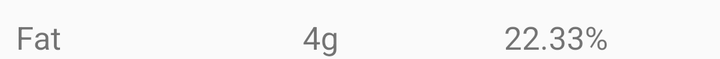
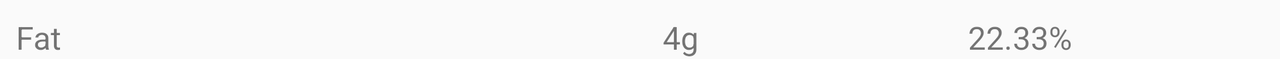

Two renders of one Android screen. The first uses the default layout on a phone; the second uses the alternative layout the repository ships for a different screen configuration, on a matching device. The two XML files are below.
<!-- AndroidManifest.xml: application theme AppTheme -->
<!-- res/layout/nutrient_list_item.xml -->
<?xml version="1.0" encoding="utf-8"?>
<android.support.constraint.ConstraintLayout xmlns:android="http://schemas.android.com/apk/res/android"
    xmlns:app="http://schemas.android.com/apk/res-auto"
    xmlns:tools="http://schemas.android.com/tools"
    android:layout_width="match_parent"
    android:layout_height="wrap_content">

    <TextView
        android:id="@+id/nutrient_title"
        android:layout_width="wrap_content"
        android:layout_height="wrap_content"
        android:layout_marginStart="@dimen/nutrient_margin"
        android:layout_marginTop="@dimen/nutrient_margin"
        android:textSize="@dimen/fragment_list_item_size"
        app:layout_constraintStart_toStartOf="parent"
        app:layout_constraintTop_toTopOf="parent"
        tools:text="Fat" />

    <TextView
        android:id="@+id/total_nutrient"
        android:layout_width="wrap_content"
        android:layout_height="wrap_content"
        android:layout_marginEnd="@dimen/nutrient_margin"
        android:layout_marginStart="@dimen/nutrient_margin"
        android:layout_marginTop="@dimen/nutrient_margin"
        android:textSize="@dimen/fragment_list_item_size"
        app:layout_constraintEnd_toEndOf="parent"
        app:layout_constraintHorizontal_bias="0.15"
        app:layout_constraintStart_toStartOf="@+id/nutrient_guideline"
        app:layout_constraintTop_toTopOf="parent"
        tools:text="4g" />

    <TextView
        android:id="@+id/daily_nutrient"
        android:layout_width="wrap_content"
        android:layout_height="wrap_content"
        android:layout_marginEnd="@dimen/nutrient_margin_56"
        android:textSize="@dimen/fragment_list_item_size"
        app:layout_constraintEnd_toEndOf="parent"
        android:layout_marginTop="@dimen/nutrient_margin"
        app:layout_constraintTop_toTopOf="parent"
        tools:text="22.33%" />

    <android.support.constraint.Guideline
        android:id="@+id/nutrient_guideline"
        android:layout_width="wrap_content"
        android:layout_height="wrap_content"
        android:orientation="vertical"
        app:layout_constraintGuide_begin="@dimen/nutrient_guidline_dimen" />

</android.support.constraint.ConstraintLayout>
<!-- resources referenced by this layout -->
<resources>
  <dimen name="fragment_list_item_size">16sp</dimen>
  <dimen name="nutrient_guidline_dimen">111dp</dimen>
  <dimen name="nutrient_margin">8dp</dimen>
  <dimen name="nutrient_margin_56">56dp</dimen>
  <style name="AppTheme" parent="Theme.AppCompat.Light.NoActionBar">
          
          <item name="colorPrimary">@color/colorPrimary</item>
          <item name="colorPrimaryDark">@color/colorPrimaryDark</item>
          <item name="colorAccent">@color/colorAccent</item>
  
          <item name="android:windowContentTransitions">true</item>
  
      </style>
  <color name="colorPrimary">#3F51B5</color>
  <color name="colorPrimaryDark">#303F9F</color>
  <color name="colorAccent">#FF4081</color>
</resources>
<!-- res/layout-land/nutrient_list_item.xml (the repository's variant of the layout above) -->
<!-- drawn on the phone turned sideways -->
<?xml version="1.0" encoding="utf-8"?>
<android.support.constraint.ConstraintLayout xmlns:android="http://schemas.android.com/apk/res/android"
    xmlns:app="http://schemas.android.com/apk/res-auto"
    xmlns:tools="http://schemas.android.com/tools"
    android:layout_width="match_parent"
    android:layout_height="wrap_content">

    <TextView
        android:id="@+id/nutrient_title"
        android:layout_width="wrap_content"
        android:layout_height="wrap_content"
        android:layout_marginStart="@dimen/nutrient_margin"
        android:layout_marginTop="@dimen/nutrient_margin"
        android:textSize="@dimen/fragment_list_item_size"
        app:layout_constraintStart_toStartOf="parent"
        app:layout_constraintTop_toTopOf="parent"
        tools:text="Fat" />

    <TextView
        android:id="@+id/total_nutrient"
        android:layout_width="wrap_content"
        android:layout_height="wrap_content"
        android:layout_marginEnd="@dimen/nutrient_margin"
        android:layout_marginStart="@dimen/nutrient_margin"
        android:layout_marginTop="@dimen/nutrient_margin"
        android:textSize="@dimen/fragment_list_item_size"
        app:layout_constraintEnd_toStartOf="@+id/daily_nutrient"
        app:layout_constraintHorizontal_bias="0.139"
        app:layout_constraintStart_toStartOf="@+id/nutrient_guideline"
        app:layout_constraintTop_toTopOf="parent"
        tools:text="4g" />

    <TextView
        android:id="@+id/daily_nutrient"
        android:layout_width="wrap_content"
        android:layout_height="wrap_content"
        android:layout_marginEnd="@dimen/land_nutrient_margin_104"
        android:layout_marginTop="@dimen/nutrient_margin"
        android:textSize="@dimen/fragment_list_item_size"
        app:layout_constraintEnd_toEndOf="parent"
        app:layout_constraintTop_toTopOf="parent"
        tools:text="22.33%" />

    <android.support.constraint.Guideline
        android:id="@+id/nutrient_guideline"
        android:layout_width="wrap_content"
        android:layout_height="wrap_content"
        android:orientation="vertical"
        app:layout_constraintGuide_end="@dimen/land_nutrient_guidline_dimen" />

</android.support.constraint.ConstraintLayout>
<!-- resources referenced by the variant -->
<!-- as the phone turned sideways resolves them -->
<resources>
  <dimen name="fragment_list_item_size">16sp</dimen>
  <dimen name="land_nutrient_guidline_dimen">337dp</dimen>
  <dimen name="land_nutrient_margin_104">104dp</dimen>
  <dimen name="nutrient_margin">8dp</dimen>
  <style name="AppTheme" parent="Theme.AppCompat.Light.NoActionBar">
          
          <item name="colorPrimary">@color/colorPrimary</item>
          <item name="colorPrimaryDark">@color/colorPrimaryDark</item>
          <item name="colorAccent">@color/colorAccent</item>
  
          <item name="android:windowContentTransitions">true</item>
  
      </style>
  <color name="colorPrimary">#3F51B5</color>
  <color name="colorPrimaryDark">#303F9F</color>
  <color name="colorAccent">#FF4081</color>
</resources>
